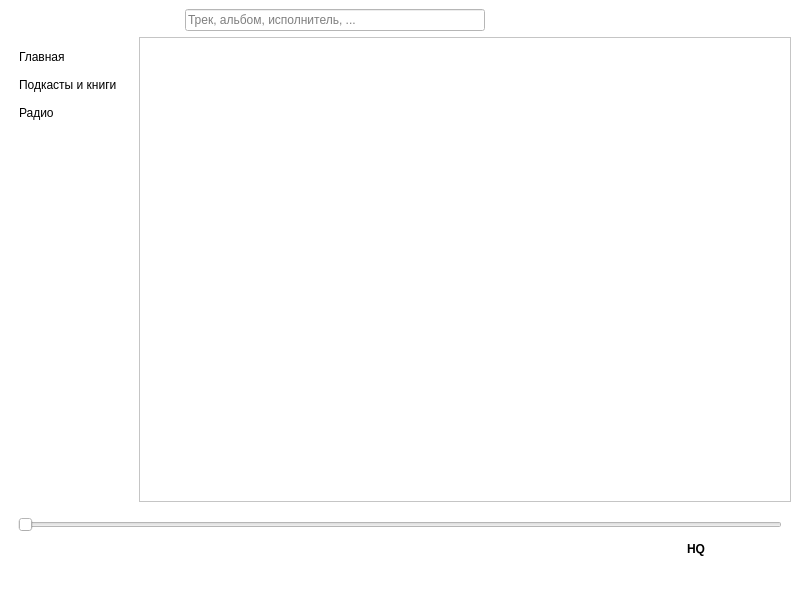
<?xml version="1.0" encoding="UTF-8"?>
<ui version="4.0">
 <class>MainWindow</class>
 <widget class="QMainWindow" name="MainWindow">
  <property name="geometry">
   <rect>
    <x>0</x>
    <y>0</y>
    <width>800</width>
    <height>600</height>
   </rect>
  </property>
  <property name="windowTitle">
   <string>Яндекс Музыка</string>
  </property>
  <property name="windowIcon">
   <iconset resource="resources.qrc">
    <normaloff>:/icons/icon_main.png</normaloff>:/icons/icon_main.png</iconset>
  </property>
  <property name="styleSheet">
   <string notr="true">background-color: rgb(255, 255, 255);</string>
  </property>
  <widget class="QWidget" name="centralwidget">
   <layout class="QGridLayout" name="appLayout" rowstretch="1,0" columnstretch="0,0">
    <item row="0" column="1">
     <layout class="QGridLayout" name="mainLayout">
      <item row="0" column="0">
       <widget class="QPushButton" name="searchBtn">
        <property name="text">
         <string/>
        </property>
        <property name="icon">
         <iconset resource="resources.qrc">
          <normaloff>:/icons/svgs/solid/magnifying-glass.svg</normaloff>:/icons/svgs/solid/magnifying-glass.svg</iconset>
        </property>
        <property name="flat">
         <bool>true</bool>
        </property>
       </widget>
      </item>
      <item row="0" column="2">
       <spacer name="searchbarSpacer">
        <property name="orientation">
         <enum>Qt::Horizontal</enum>
        </property>
        <property name="sizeHint" stdset="0">
         <size>
          <width>40</width>
          <height>20</height>
         </size>
        </property>
       </spacer>
      </item>
      <item row="1" column="0" colspan="3">
       <widget class="QScrollArea" name="pageArea">
        <property name="widgetResizable">
         <bool>true</bool>
        </property>
        <widget class="QWidget" name="scrollAreaWidgetContents">
         <property name="geometry">
          <rect>
           <x>0</x>
           <y>0</y>
           <width>627</width>
           <height>462</height>
          </rect>
         </property>
        </widget>
       </widget>
      </item>
      <item row="0" column="1">
       <widget class="QLineEdit" name="searchLineEdit">
        <property name="placeholderText">
         <string>Трек, альбом, исполнитель, ...</string>
        </property>
        <property name="clearButtonEnabled">
         <bool>true</bool>
        </property>
       </widget>
      </item>
     </layout>
    </item>
    <item row="0" column="0">
     <widget class="QWidget" name="navbar" native="true">
      <property name="styleSheet">
       <string notr="true">QPushButton {
	text-align: left;
}

QPushButton:hover {
	color: rgb(255, 204, 0)
}</string>
      </property>
      <layout class="QVBoxLayout" name="navbarLayout">
       <item>
        <widget class="QPushButton" name="toggleNavBtn">
         <property name="styleSheet">
          <string notr="true"/>
         </property>
         <property name="text">
          <string/>
         </property>
         <property name="icon">
          <iconset resource="resources.qrc">
           <normaloff>:/icons/svgs/solid/bars.svg</normaloff>:/icons/svgs/solid/bars.svg</iconset>
         </property>
         <property name="checkable">
          <bool>false</bool>
         </property>
         <property name="checked">
          <bool>false</bool>
         </property>
         <property name="flat">
          <bool>true</bool>
         </property>
        </widget>
       </item>
       <item>
        <widget class="QPushButton" name="homeBtn">
         <property name="text">
          <string>Главная</string>
         </property>
         <property name="icon">
          <iconset resource="resources.qrc">
           <normaloff>:/icons/svgs/solid/house.svg</normaloff>:/icons/svgs/solid/house.svg</iconset>
         </property>
         <property name="flat">
          <bool>true</bool>
         </property>
        </widget>
       </item>
       <item>
        <widget class="QPushButton" name="podcastsBtn">
         <property name="text">
          <string>Подкасты и книги</string>
         </property>
         <property name="icon">
          <iconset resource="resources.qrc">
           <normaloff>:/icons/svgs/solid/podcast.svg</normaloff>:/icons/svgs/solid/podcast.svg</iconset>
         </property>
         <property name="flat">
          <bool>true</bool>
         </property>
        </widget>
       </item>
       <item>
        <widget class="QPushButton" name="radioBtn">
         <property name="text">
          <string>Радио</string>
         </property>
         <property name="icon">
          <iconset resource="resources.qrc">
           <normaloff>:/icons/svgs/solid/radio.svg</normaloff>:/icons/svgs/solid/radio.svg</iconset>
         </property>
         <property name="flat">
          <bool>true</bool>
         </property>
        </widget>
       </item>
       <item>
        <spacer name="navbarSpacer">
         <property name="orientation">
          <enum>Qt::Vertical</enum>
         </property>
         <property name="sizeHint" stdset="0">
          <size>
           <width>20</width>
           <height>40</height>
          </size>
         </property>
        </spacer>
       </item>
      </layout>
     </widget>
    </item>
    <item row="1" column="0" colspan="2">
     <widget class="QWidget" name="player" native="true">
      <property name="styleSheet">
       <string notr="true"/>
      </property>
      <layout class="QGridLayout" name="playerLayout" rowstretch="0,0">
       <property name="sizeConstraint">
        <enum>QLayout::SetMinimumSize</enum>
       </property>
       <item row="1" column="4">
        <widget class="QPushButton" name="historyBtn">
         <property name="text">
          <string/>
         </property>
         <property name="icon">
          <iconset resource="resources.qrc">
           <normaloff>:/icons/svgs/solid/list.svg</normaloff>:/icons/svgs/solid/list.svg</iconset>
         </property>
         <property name="flat">
          <bool>true</bool>
         </property>
        </widget>
       </item>
       <item row="1" column="2">
        <widget class="QPushButton" name="playBtn">
         <property name="text">
          <string/>
         </property>
         <property name="icon">
          <iconset resource="resources.qrc">
           <normaloff>:/icons/svgs/solid/play.svg</normaloff>:/icons/svgs/solid/play.svg</iconset>
         </property>
         <property name="flat">
          <bool>true</bool>
         </property>
        </widget>
       </item>
       <item row="1" column="7">
        <widget class="QPushButton" name="shareBtn">
         <property name="text">
          <string/>
         </property>
         <property name="icon">
          <iconset resource="resources.qrc">
           <normaloff>:/icons/svgs/solid/arrow-up-from-bracket.svg</normaloff>:/icons/svgs/solid/arrow-up-from-bracket.svg</iconset>
         </property>
         <property name="flat">
          <bool>true</bool>
         </property>
        </widget>
       </item>
       <item row="1" column="10">
        <widget class="QPushButton" name="hqBtn">
         <property name="font">
          <font>
           <weight>75</weight>
           <bold>true</bold>
          </font>
         </property>
         <property name="text">
          <string>HQ</string>
         </property>
         <property name="iconSize">
          <size>
           <width>16</width>
           <height>16</height>
          </size>
         </property>
         <property name="flat">
          <bool>true</bool>
         </property>
        </widget>
       </item>
       <item row="1" column="8">
        <widget class="QPushButton" name="stopRecommendingBtn">
         <property name="text">
          <string/>
         </property>
         <property name="icon">
          <iconset resource="resources.qrc">
           <normaloff>:/icons/svgs/solid/ban.svg</normaloff>:/icons/svgs/solid/ban.svg</iconset>
         </property>
         <property name="flat">
          <bool>true</bool>
         </property>
        </widget>
       </item>
       <item row="1" column="3">
        <widget class="QPushButton" name="nextBtn">
         <property name="text">
          <string/>
         </property>
         <property name="icon">
          <iconset resource="resources.qrc">
           <normaloff>:/icons/svgs/solid/forward-fast.svg</normaloff>:/icons/svgs/solid/forward-fast.svg</iconset>
         </property>
         <property name="flat">
          <bool>true</bool>
         </property>
        </widget>
       </item>
       <item row="1" column="11">
        <widget class="QPushButton" name="volumeBtn">
         <property name="text">
          <string/>
         </property>
         <property name="icon">
          <iconset resource="resources.qrc">
           <normaloff>:/icons/svgs/solid/volume-high.svg</normaloff>:/icons/svgs/solid/volume-high.svg</iconset>
         </property>
         <property name="flat">
          <bool>true</bool>
         </property>
        </widget>
       </item>
       <item row="1" column="6">
        <widget class="QPushButton" name="addToPlaylistBtn">
         <property name="text">
          <string/>
         </property>
         <property name="icon">
          <iconset resource="resources.qrc">
           <normaloff>:/icons/svgs/solid/plus.svg</normaloff>:/icons/svgs/solid/plus.svg</iconset>
         </property>
         <property name="flat">
          <bool>true</bool>
         </property>
        </widget>
       </item>
       <item row="1" column="1">
        <widget class="QPushButton" name="prevBtn">
         <property name="text">
          <string/>
         </property>
         <property name="icon">
          <iconset resource="resources.qrc">
           <normaloff>:/icons/svgs/solid/backward-fast.svg</normaloff>:/icons/svgs/solid/backward-fast.svg</iconset>
         </property>
         <property name="flat">
          <bool>true</bool>
         </property>
        </widget>
       </item>
       <item row="1" column="5">
        <widget class="QPushButton" name="likeBtn">
         <property name="text">
          <string/>
         </property>
         <property name="icon">
          <iconset resource="resources.qrc">
           <normaloff>:/icons/svgs/regular/heart.svg</normaloff>:/icons/svgs/regular/heart.svg</iconset>
         </property>
         <property name="flat">
          <bool>true</bool>
         </property>
        </widget>
       </item>
       <item row="1" column="0">
        <widget class="QPushButton" name="flowBtn">
         <property name="text">
          <string/>
         </property>
         <property name="icon">
          <iconset resource="resources.qrc">
           <normaloff>:/icons/svgs/solid/sliders.svg</normaloff>:/icons/svgs/solid/sliders.svg</iconset>
         </property>
         <property name="flat">
          <bool>true</bool>
         </property>
        </widget>
       </item>
       <item row="0" column="0" colspan="12">
        <widget class="QSlider" name="trackSlider">
         <property name="orientation">
          <enum>Qt::Horizontal</enum>
         </property>
        </widget>
       </item>
       <item row="1" column="9">
        <spacer name="playerSpacer">
         <property name="orientation">
          <enum>Qt::Horizontal</enum>
         </property>
         <property name="sizeHint" stdset="0">
          <size>
           <width>40</width>
           <height>20</height>
          </size>
         </property>
        </spacer>
       </item>
      </layout>
     </widget>
    </item>
   </layout>
  </widget>
  <widget class="QMenuBar" name="menubar">
   <property name="geometry">
    <rect>
     <x>0</x>
     <y>0</y>
     <width>800</width>
     <height>22</height>
    </rect>
   </property>
  </widget>
  <widget class="QStatusBar" name="statusbar"/>
 </widget>
 <resources>
  <include location="resources.qrc"/>
 </resources>
 <connections/>
</ui>
